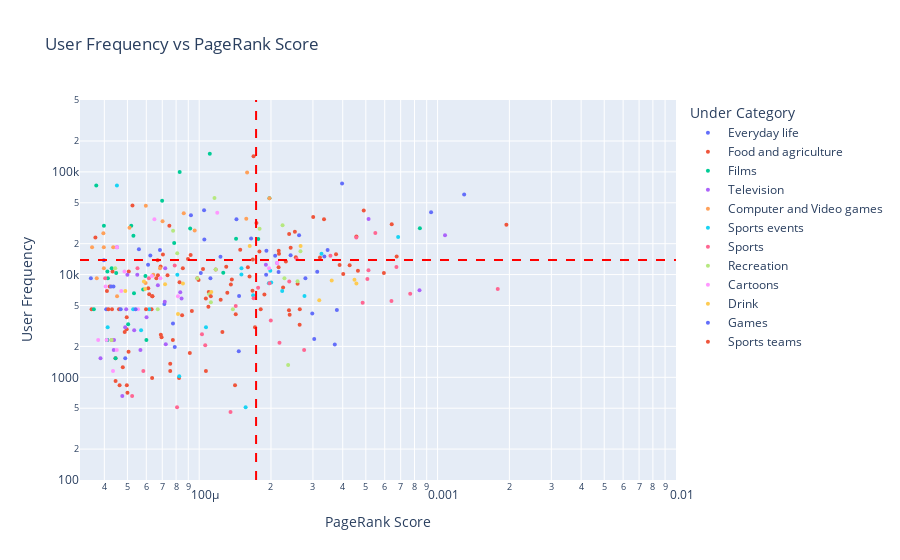

Here is the notebook cell this chart was saved with:
### Markdown cell above
Observations
- The categories that have tends towards the upper left quadrant with bigger portion of outliers than other articles are North American Geography, General Geograhpy and Geology and Geophysics. 
- As stated before and can be seen in the first plot, countries constitute the absolute majority of all articles in the lower right quadrant.

### Code cell
freVpr = get_pageVSfreq_data(data, df_hubs)
plot_pageVSfreq(freVpr, category='Everyday life')

### Figure 1 — Plotly figure (JSON) as saved in the notebook; plotly's stock layout.template omitted (floating-point values rounded to 4 significant figures)
{"data": [{"customdata": [["Science"], ["Culture"], ["Information"], ["Popular culture"], ["Advertising"], ["Emotion"], ["Toy"], ["Season"], ["Tobacco smoking"], ["Sleep"], ["Aquarium"], ["Love"], ["Family"], ["Clothing"], ["Summer"], ["Abacus"], ["Pottery"], ["Fashion"], ["Day"], ["Postage stamp"], ["Spring (season)"], ["Humour"], ["Santa Claus"], ["House"], ["Pearl"], ["Necktie"]], "hovertemplate": "Under Category=Everyday life<br>PageRank Score=%{x}<br>User Frequency=%{y}<br>article_name=%{customdata[0]}<extra></extra>", "legendgroup": "Everyday life", "marker": {"color": "#636efa", "opacity": 1, "size": 4, "symbol": "circle"}, "mode": "markers", "name": "Everyday life", "orientation": "v", "showlegend": true, "type": "scatter", "x": [0.001292, 0.000939, 0.0003975, 0.0002624, 0.0003457, 0.0001433, 0.0001048, 0.000335, 0.0002418, 9.233e-05, 0.0001914, 0.0002083, 0.0002153, 0.0002789, 0.000378, 0.0001651, 0.000298, 0.0001909, 0.0003705, 0.000147, 0.0003037, 6.238e-05, 7.142e-05, 7.764e-05, 0.0001465, 4.896e-05], "xaxis": "x", "y": [60400.0, 40390.0, 77280.0, 24220.0, 17320.0, 34670.0, 42200.0, 15010.0, 15470.0, 37860.0, 17030.0, 15270.0, 10620.0, 9208, 4512.0, 22510.0, 4176.0, 9975.0, 2087.0, 6205.0, 2358.0, 15350.0, 5180.0, 3348.0, 1790.0, 1535.0], "yaxis": "y"}, {"customdata": [["Agriculture"], ["Fruit"], ["Food"], ["Soybean"], ["Cereal"], ["Vegetable"], ["Fishing"], ["Sugar"], ["Vitamin"], ["Cattle"], ["Wheat"], ["Pea"], ["Potato"], ["Peanut"], ["Rice"], ["Vitamin C"], ["Citrus"], ["Apple"], ["Meat"], ["Fertilizer"], ["Barley"], ["Cocoa"], ["Vitamin D"], ["Fatty acid"], ["Cheese"], ["Yeast"], ["Bread"], ["Olive oil"], ["Lemon"], ["Sugarcane"], ["Honey"], ["Chicken"], ["Cultivar"], ["Tofu"], ["Plum"], ["Coconut"], ["Chocolate"], ["Pig"], ["Banana"], ["Carrot"], ["Egg (food)"], ["Saffron"], ["Vanilla"], ["Almond"], ["Sugar beet"], ["Harvest"], ["Lettuce"], ["Onion"], ["Nutmeg"], ["Black pepper"], ["Domestic goat"], ["Bean"], ["Palm oil"], ["Arable land"], ["Butter"], ["Mango"], ["Beet"], ["Bran"], ["Pumpkin"], ["Thiamine"], ["Beekeeping"], ["Radish"], ["Turmeric"], ["Basil"], ["Celery"], ["Parsley"], ["Asparagus"], ["Apricot"], ["Chives"], ["Canola"], ["Avocado"], ["List of vegetable oils"], ["Corn oil"], ["Arugula"], ["Coconut oil"], ["Star anise"], ["Mustard seed"], ["List of essential oils"], ["Fennel"], ["Sesame"], ["Oregano"], ["Paprika"], ["Cymbopogon"], ["Sichuan Pepper"], ["Marjoram"], ["Juniper berry"], ["Coriander"], ["Durian"], ["Rhubarb"], ["Parsnip"], ["Celeriac"]], "hovertemplate": "Under Category=Food and agriculture<br>PageRank Score=%{x}<br>User Frequency=%{y}<br>article_name=%{customdata[0]}<extra></extra>", "legendgroup": "Food and agriculture", "marker": {"color": "#EF553B", "opacity": 1, "size": 4, "symbol": "circle"}, "mode": "markers", "name": "Food and agriculture", "orientation": "v", "showlegend": true, "type": "scatter", "x": [0.001943, 0.000642, 0.0004899, 0.000169, 0.0004565, 0.0003338, 0.0006734, 0.0005953, 0.000252, 0.000402, 0.0004276, 0.0003008, 0.0003749, 0.0001738, 0.0004633, 0.0002156, 0.0002419, 0.0002384, 0.000321, 0.0003881, 0.0002162, 0.0002543, 0.0001789, 0.0002587, 0.0002153, 0.000231, 0.00016, 0.0001678, 0.0001173, 0.0001626, 0.0002248, 0.0001674, 0.0002642, 5.249e-05, 8.975e-05, 0.0001877, 0.000137, 0.000238, 0.0002396, 7.044e-05, 0.0001358, 8.272e-05, 0.0001038, 0.0001298, 9.205e-05, 9.937e-05, 7.496e-05, 0.0001312, 0.0001096, 9.314e-05, 0.0001714, 0.0001231, 0.0001811, 0.0002638, 0.0001093, 0.0001423, 6.714e-05, 7.364e-05, 6.611e-05, 0.0001066, 9.824e-05, 6.888e-05, 4.966e-05, 6.904e-05, 7.753e-05, 6.954e-05, 6.114e-05, 6.363e-05, 4.965e-05, 6.17e-05, 8.478e-05, 4.331e-05, 5.065e-05, 4.102e-05, 6.313e-05, 5.055e-05, 3.67e-05, 4.212e-05, 7.559e-05, 7.558e-05, 6.346e-05, 8.231e-05, 4.781e-05, 4.635e-05, 4.972e-05, 4.459e-05, 5.001e-05, 4.307e-05, 4.608e-05, 4.454e-05, 3.535e-05], "xaxis": "x", "y": [30590.0, 31000.0, 42170.0, 142100.0, 23440.0, 34580.0, 15020.0, 10359, 26090.0, 10130.0, 12330.0, 36350.0, 15740.0, 31790.0, 10900.0, 17050.0, 18280.0, 24820.0, 14680.0, 12420.0, 15970.0, 14730.0, 16740.0, 8146.0, 11790.0, 13390.0, 11810.0, 14050.0, 11210.0, 9562.0, 7482.0, 6980.0, 4604, 47191, 14170.0, 6413.0, 8978.0, 4486.0, 4056.0, 15650.0, 7996.0, 8441.0, 11330.0, 11890.0, 15540.0, 8879.0, 29926, 6650.0, 6771.0, 4412.0, 3069.0, 5687.0, 4604, 3240.0, 4860.0, 4119.0, 9866.0, 9866.0, 9208, 5860.0, 9208, 11970.0, 3837.0, 2590.0, 2302, 2455.0, 7366.0, 6139.0, 2930.0, 6446.0, 4029.0, 10740.0, 10740.0, 6906, 4604, 1771.0, 23020, 7673.0, 1354.0, 1151, 986.6, 986.6, 1256.0, 837.1, 837.1, 920.8, 708.3, 4604, 4604, 1535.0, 4604], "yaxis": "y"}, {"customdata": [["Film"], ["Animation"], ["Cinema of the United States"], ["The Lion King"], ["Star Wars"], ["Star Wars Episode IV  A New Hope"], ["Star Trek"], ["Silent film"], ["The Lord of the Rings film trilogy"], ["James Bond"], ["Darth Vader"], ["Forrest Gump"], ["Gone with the Wind (film)"], ["Toy Story"], ["Jaws (film)"], ["The Shawshank Redemption"], ["The Godfather"], ["Blade Runner"], ["Clone Wars (Star Wars)"], ["Obi-Wan Kenobi"], ["Citizen Kane"], ["King Kong (2005 film)"], ["Sunset Boulevard (1950 film)"], ["Serenity (film)"], ["King Kong (1933 film)"], ["Lord Voldemort"], ["Casablanca (film)"]], "hovertemplate": "Under Category=Films<br>PageRank Score=%{x}<br>User Frequency=%{y}<br>article_name=%{customdata[0]}<extra></extra>", "legendgroup": "Films", "marker": {"color": "#00cc96", "opacity": 1, "size": 4, "symbol": "circle"}, "mode": "markers", "name": "Films", "orientation": "v", "showlegend": true, "type": "scatter", "x": [0.0008426, 0.0001971, 8.281e-05, 0.0001108, 0.0001428, 6.991e-05, 0.0001769, 9.166e-05, 7.854e-05, 0.0001262, 5.189e-05, 5.298e-05, 5.949e-05, 3.701e-05, 5.823e-05, 3.984e-05, 5.328e-05, 4.294e-05, 4.486e-05, 4.119e-05, 5.035e-05, 6.005e-05, 4.139e-05, 4.1e-05, 4.458e-05, 3.615e-05, 4.117e-05], "xaxis": "x", "y": [28310.0, 55440.0, 99520.0, 150000.0, 22340.0, 52320.0, 22250.0, 28140.0, 20330.0, 10420.0, 29930.0, 23940.0, 9668.0, 73664, 7162.0, 29926, 6577.0, 11510, 10359, 10740.0, 3289.0, 2302, 9208, 2302, 1535.0, 4604, 2302], "yaxis": "y"}, {"customdata": [["Television"], ["Mass media"], ["BBC"], ["The Simpsons"], ["Doctor Who"], ["Monty Python"], ["EastEnders"], ["Seinfeld"], ["Lost (TV series)"], ["Buffy the Vampire Slayer"], ["Stargate SG-1"], ["Star Trek  Deep Space Nine"], ["Scooby-Doo"], ["The X-Files"], ["Top of the Pops"], ["Coronation Street"], ["Firefly (TV series)"], ["Star Trek  The Original Series"], ["Minstrel show"], ["BBC television drama"], ["Blue Peter"], ["Sesame Street"], ["The West Wing (TV series)"]], "hovertemplate": "Under Category=Television<br>PageRank Score=%{x}<br>User Frequency=%{y}<br>article_name=%{customdata[0]}<extra></extra>", "legendgroup": "Television", "marker": {"color": "#ab63fa", "opacity": 1, "size": 4, "symbol": "circle"}, "mode": "markers", "name": "Television", "orientation": "v", "showlegend": true, "type": "scatter", "x": [0.001074, 0.0005135, 0.0008397, 0.0002124, 0.0001904, 8.329e-05, 7.205e-05, 8.434e-05, 5.5e-05, 4.998e-05, 7.171e-05, 6.71e-05, 4.519e-05, 5.337e-05, 6.013e-05, 7.241e-05, 4.893e-05, 4.94e-05, 5.669e-05, 4.381e-05, 4.392e-05, 3.855e-05, 4.758e-05], "xaxis": "x", "y": [24100.0, 34790.0, 7026.0, 12950.0, 12440.0, 6729.0, 11510, 5860.0, 9975.0, 9975.0, 5441.0, 7893.0, 18416, 2878.0, 3837.0, 2093.0, 3069.0, 4604, 1842.0, 1842.0, 2302, 1535.0, 657.7], "yaxis": "y"}, {"customdata": [["Computer and video games"], ["Animation"], ["Nintendo"], ["Nintendo Entertainment System"], ["Super Mario Bros."], ["Mario"], ["Pac-Man"], ["Doom"], ["Nintendo DS"], ["PONG"], ["Space Invaders"], ["SimCity"], ["Civilization (computer game)"], ["The Legend of Zelda series"], ["Sonic the Hedgehog (character)"], ["Super Mario 64"], ["Link (The Legend of Zelda)"], ["Jet Set Willy"]], "hovertemplate": "Under Category=Computer and Video games<br>PageRank Score=%{x}<br>User Frequency=%{y}<br>article_name=%{customdata[0]}<extra></extra>", "legendgroup": "Computer and Video games", "marker": {"color": "#FFA15A", "opacity": 1, "size": 4, "symbol": "circle"}, "mode": "markers", "name": "Computer and Video games", "orientation": "v", "showlegend": true, "type": "scatter", "x": [0.0001588, 0.0001971, 0.0001576, 9.574e-05, 5.972e-05, 8.614e-05, 7.02e-05, 5.101e-05, 6.849e-05, 6.422e-05, 4.359e-05, 3.962e-05, 5.959e-05, 3.98e-05, 3.983e-05, 4.523e-05, 3.553e-05, 3.718e-05], "xaxis": "x", "y": [98620.0, 55440.0, 34880.0, 26810.0, 46810.0, 39460.0, 33000.0, 28540.0, 11510, 9975.0, 18416, 25322, 8287.0, 18416, 11510, 6139.0, 18416, 9208], "yaxis": "y"}, {"customdata": [["Olympic Games"], ["FIFA World Cup"], ["The Championships, Wimbledon"], ["National Hockey League"], ["U.S. Open (tennis)"], ["Grand Slam (tennis)"], ["1896 Summer Olympics"], ["Tour de France"], ["Commonwealth Games"], ["Australian Open"], ["Rugby World Cup"], ["The Ashes"], ["Davis Cup"], ["Tennis Masters Cup"], ["Bodyline"], ["Super Bowl XL"], ["Fed Cup"], ["Super 14"], ["French Open (tennis)"]], "hovertemplate": "Under Category=Sports events<br>PageRank Score=%{x}<br>User Frequency=%{y}<br>article_name=%{customdata[0]}<extra></extra>", "legendgroup": "Sports events", "marker": {"color": "#19d3f3", "opacity": 1, "size": 4, "symbol": "circle"}, "mode": "markers", "name": "Sports events", "orientation": "v", "showlegend": true, "type": "scatter", "x": [0.0006831, 0.0003258, 0.0001988, 0.0002765, 0.0001503, 0.0001959, 4.517e-05, 0.0001504, 0.0002229, 0.0001684, 0.0002005, 8.097e-05, 0.0001068, 5.705e-05, 6.17e-05, 5.285e-05, 4.131e-05, 8.247e-05, 0.0001566], "xaxis": "x", "y": [23190.0, 15920.0, 10900.0, 6187.0, 10020.0, 8239.0, 73664, 11510, 6906.0, 6300.0, 8371.0, 9975.0, 3069.0, 2878.0, 4604, 4604, 3069.0, 1023.0, 511.6], "yaxis": "y"}, {"customdata": [["Sport"], ["Football (soccer)"], ["Tennis"], ["Football"], ["American football"], ["Baseball"], ["Basketball"], ["Cricket"], ["FIFA"], ["Ice hockey"], ["Rugby football"], ["Formula One"], ["Skiing"], ["Athletics (track and field)"], ["Auto racing"], ["Australian rules football"], ["Volleyball"], ["Badminton"], ["Sumo"], ["Canadian football"], ["Hawk-Eye"], ["Real tennis"], ["Triathlon"], ["Wrestling"], ["Hardball squash"], ["Fencing"], ["Gliding"], ["Netball"], ["Squash (sport)"], ["Water polo"]], "hovertemplate": "Under Category=Sports<br>PageRank Score=%{x}<br>User Frequency=%{y}<br>article_name=%{customdata[0]}<extra></extra>", "legendgroup": "Sports", "marker": {"color": "#FF6692", "opacity": 1, "size": 4, "symbol": "circle"}, "mode": "markers", "name": "Sports", "orientation": "v", "showlegend": true, "type": "scatter", "x": [0.0005481, 0.001788, 0.0006718, 0.000456, 0.0005129, 0.0005075, 0.0007675, 0.0006404, 0.0002562, 0.0004849, 0.0003552, 0.0001971, 0.0002386, 0.0001691, 0.0001766, 0.0001423, 0.0002755, 0.0002172, 7.893e-05, 0.0001997, 6.152e-05, 5.51e-05, 0.000106, 0.0001027, 4.032e-05, 5.233e-05, 4.289e-05, 0.0001353, 8.074e-05, 5.83e-05], "xaxis": "x", "y": [25360.0, 7241.0, 11890.0, 23020, 11020.0, 9066.0, 6497.0, 5535.0, 14210.0, 5318.0, 15270.0, 8249.0, 8580.0, 5893.0, 7437.0, 4933.0, 1842.0, 2167.0, 12280.0, 3581.0, 9208, 11510, 2046.0, 2631.0, 9208, 657.7, 2302, 460.4, 511.6, 1151], "yaxis": "y"}, {"customdata": [["Dance"], ["Library"], ["Gardening"], ["Garden"], ["Photography"], ["Astrology"], ["Halloween"], ["Leisure"], ["Park"], ["Lawn"], ["Genealogy"], ["Pond"], ["Beekeeping"], ["Heraldry"], ["Sudoku"], ["Sand art and play"], ["Gliding"]], "hovertemplate": "Under Category=Recreation<br>PageRank Score=%{x}<br>User Frequency=%{y}<br>article_name=%{customdata[0]}<extra></extra>", "legendgroup": "Recreation", "marker": {"color": "#B6E880", "opacity": 1, "size": 4, "symbol": "circle"}, "mode": "markers", "name": "Recreation", "orientation": "v", "showlegend": true, "type": "scatter", "x": [0.0002237, 0.0002659, 0.0001159, 0.0001792, 0.0002585, 0.0002278, 0.0001173, 7.771e-05, 0.0001385, 8.087e-05, 0.0001102, 0.0001119, 9.824e-05, 0.0002361, 4.445e-05, 6.7e-05, 4.289e-05], "xaxis": "x", "y": [30180.0, 16880.0, 55760.0, 27910.0, 8632.0, 9208, 11220.0, 26700.0, 4604, 16110.0, 6446.0, 5371.0, 9208, 1315.0, 11510, 4604, 2302], "yaxis": "y"}, {"customdata": [["Superman"], ["The Simpsons"], ["Comics"], ["Batman"], ["Walt Disney"], ["Calvin and Hobbes"], ["The Adventures of Tintin"], ["Scooby-Doo"], ["Looney Tunes"], ["Watchmen"], ["Scrooge McDuck"], ["Donald Duck"], ["Homestar Runner"], ["Krazy Kat"], ["Felix the Cat"], ["Tom and Jerry (MGM)"]], "hovertemplate": "Under Category=Cartoons<br>PageRank Score=%{x}<br>User Frequency=%{y}<br>article_name=%{customdata[0]}<extra></extra>", "legendgroup": "Cartoons", "marker": {"color": "#FF97FF", "opacity": 1, "size": 4, "symbol": "circle"}, "mode": "markers", "name": "Cartoons", "orientation": "v", "showlegend": true, "type": "scatter", "x": [0.000119, 0.0002124, 6.488e-05, 6.329e-05, 8.146e-05, 6.879e-05, 0.0001963, 4.519e-05, 5.54e-05, 4.859e-05, 4.71e-05, 4.049e-05, 4.51e-05, 4.35e-05, 3.769e-05, 4.09e-05], "xaxis": "x", "y": [40050.0, 12950.0, 34530, 9668.0, 6139.0, 9208, 11510, 18416, 4604, 10740.0, 6906, 7673.0, 1842.0, 1151, 2302, 2302], "yaxis": "y"}, {"customdata": [["Milk"], ["Wine"], ["Coffee"], ["Beer"], ["Drinking water"], ["Tea"], ["Soup"], ["Cider"], ["Juice"], ["Distilled beverage"], ["Guinness"], ["Water purification"], ["Absinthe"]], "hovertemplate": "Under Category=Drink<br>PageRank Score=%{x}<br>User Frequency=%{y}<br>article_name=%{customdata[0]}<extra></extra>", "legendgroup": "Drink", "marker": {"color": "#FECB52", "opacity": 1, "size": 4, "symbol": "circle"}, "mode": "markers", "name": "Drink", "orientation": "v", "showlegend": true, "type": "scatter", "x": [0.0002662, 0.000448, 0.0004564, 0.0003596, 0.0001629, 0.0003189, 0.0001124, 8.546e-05, 7.193e-05, 5.863e-05, 5.934e-05, 8.15e-05, 4.9e-05], "xaxis": "x", "y": [18980.0, 8890.0, 8194.0, 8748.0, 19020.0, 5638.0, 6785.0, 8185.0, 8057.0, 8550.0, 7235.0, 4144.0, 6906.0], "yaxis": "y"}, {"customdata": [["Chess"], ["Board game"], ["Game"], ["Card game"], ["Playing card"], ["Monopoly (game)"], ["Dice"], ["Go (board game)"], ["Blackjack"], ["Magic  The Gathering"], ["Pokémon Trading Card Game"], ["Rubik's Cube"], ["Backgammon"], ["Mancala"], ["Jump rope"], ["Ultimatum game"]], "hovertemplate": "Under Category=Games<br>PageRank Score=%{x}<br>User Frequency=%{y}<br>article_name=%{customdata[0]}<extra></extra>", "legendgroup": "Games", "marker": {"color": "#636efa", "opacity": 1, "size": 4, "symbol": "circle"}, "mode": "markers", "name": "Games", "orientation": "v", "showlegend": true, "type": "scatter", "x": [0.0003126, 0.0001228, 0.0001051, 6.845e-05, 5.586e-05, 6.103e-05, 0.0001016, 0.0001114, 3.982e-05, 5.41e-05, 4.368e-05, 4.27e-05, 7.897e-05, 4.686e-05, 3.513e-05, 4.072e-05], "xaxis": "x", "y": [10660.0, 14910.0, 21960.0, 17390.0, 17650.0, 12500.0, 10359, 9208, 13812, 4604, 7673.0, 7673.0, 1973.0, 4604, 9208, 4604], "yaxis": "y"}, {"customdata": [["Manchester United F.C."], ["Liverpool F.C."], ["All Blacks"], ["Chicago Bears"], ["Chelsea F.C."], ["Harlem Globetrotters"], ["New England Patriots"], ["Tottenham Hotspur F.C."], ["Indian cricket team"], ["Brabham"], ["Celtic F.C."], ["Arsenal F.C."]], "hovertemplate": "Under Category=Sports teams<br>PageRank Score=%{x}<br>User Frequency=%{y}<br>article_name=%{customdata[0]}<extra></extra>", "legendgroup": "Sports teams", "marker": {"color": "#EF553B", "opacity": 1, "size": 4, "symbol": "circle"}, "mode": "markers", "name": "Sports teams", "orientation": "v", "showlegend": true, "type": "scatter", "x": [0.0001486, 0.0001119, 8.537e-05, 6.694e-05, 0.0001251, 6.36e-05, 5.983e-05, 9.135e-05, 4.87e-05, 4.158e-05, 0.0001067, 0.0001413], "xaxis": "x", "y": [17500.0, 6139.0, 11510, 13810.0, 2762.0, 6139.0, 4604, 1726.0, 2762.0, 4604, 1151, 837.1], "yaxis": "y"}], "layout": {"legend": {"title": {"text": "Under Category"}, "tracegroupgap": 0}, "shapes": [{"line": {"color": "red", "dash": "dash"}, "type": "line", "x0": 0.0001732, "x1": 0.0001732, "xref": "x", "y0": 0, "y1": 1, "yref": "y domain"}, {"line": {"color": "red", "dash": "dash"}, "type": "line", "x0": 0, "x1": 1, "xref": "x domain", "y0": 13880.0, "y1": 13880.0, "yref": "y"}], "title": {"text": "User Frequency vs PageRank Score"}, "xaxis": {"anchor": "y", "domain": [0, 1], "range": [-4.5, -2], "title": {"text": "PageRank Score"}, "type": "log"}, "yaxis": {"anchor": "x", "domain": [0, 1], "range": [2, 5.7], "title": {"text": "User Frequency"}, "type": "log"}}}
